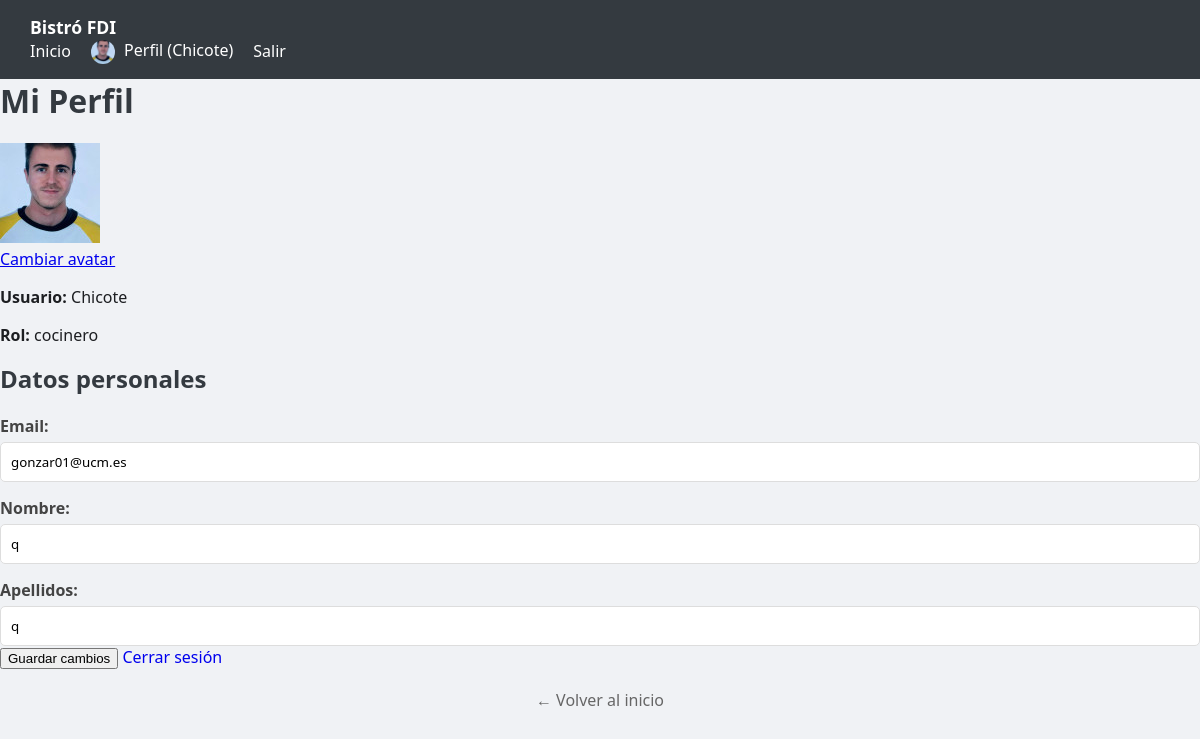
Screenshot of /perfil.php (signed in) with the database file from the repository.
### tables this page shows
CREATE TABLE `usuarios` (
  `id` int(11) NOT NULL,
  `nombre_usuario` varchar(50) NOT NULL,
  `email` varchar(100) NOT NULL,
  `nombre` varchar(50) NOT NULL,
  `apellidos` varchar(100) NOT NULL,
  `password_hash` varchar(255) NOT NULL,
  `rol` enum('cliente','camarero','cocinero','gerente') NOT NULL DEFAULT 'cliente',
  `avatar` varchar(255) DEFAULT 'img/avatares/default.jpg',
  `fecha_alta` datetime NOT NULL DEFAULT current_timestamp()
);

### includes/funcionesUsuarios.php (called while the page is built, shortened)
<?php
function obtenerUsuarioPorId(int $id): ?array {
    $conn = obtenerConexionBD();
    $sql = "SELECT * FROM usuarios WHERE id = ?";
    $stmt = $conn->prepare($sql);
    $stmt->bind_param("i", $id);
    $stmt->execute();
    $res = $stmt->get_result();
    $usuario = $res->fetch_assoc();
    return $usuario ?: null;
}

### perfil.php (the view, shortened to what this page needs)
<?php
require_once __DIR__ . '/includes/funcionesUsuarios.php';
?>
<!DOCTYPE html>
<html lang="es">
<head>
    <link rel="stylesheet" href="css/estilos.css">
</head>
<body class="body-gestion">
    <?php include __DIR__ . '/includes/nav.php'; ?>
    <main class="main-content">
        <header class="header-gestion">
            <h1>Mi Perfil</h1>
        </header>
        <section class="contenedor-tabla-profesional">
            <div class="perfil-layout">
                <div class="perfil-sidebar">
                    <div class="perfil-avatar-container">
                        <div class="avatar-wrapper">
                            <img src="<?php echo htmlspecialchars($usuario['avatar']); ?>" alt="Avatar">
                        </div>
                        <a href="cambiarAvatar.php" class="btn-cambiar-avatar">
                            Cambiar avatar
                        </a>
                    </div>
                    <div class="info-usuario-fija">
                        <p><strong>Usuario:</strong> <?php echo htmlspecialchars($usuario['nombre_usuario']); ?></p>
                        <p><strong>Rol:</strong> <span class="tag-rol"><?php echo htmlspecialchars($usuario['rol']); ?></span></p>
                    </div>
                </div>
                <div class="perfil-main">
                    <h2>Datos personales</h2>
                    <form method="post" action="perfil.php" class="form-profesional">
                        <div class="campo">
                            <label>Email:</label>
                            <input type="email" name="email" value="<?php echo htmlspecialchars($usuario['email']); ?>" required>
                        </div>
                        <div class="campo">
                            <label>Nombre:</label>
                            <input type="text" name="nombre" value="<?php echo htmlspecialchars($usuario['nombre']); ?>" required>
                        </div>
                        <div class="campo">
                            <label>Apellidos:</label>
                            <input type="text" name="apellidos" value="<?php echo htmlspecialchars($usuario['apellidos']); ?>" required>
                        </div>
                        <div class="botones-form">
                            <button type="submit" class="btn-anadir">Guardar cambios</button>
                            <a href="logout.php" class="btn-borrar" style="text-decoration:none;">Cerrar sesión</a>
                        </div>
                    </form>
                </div>
            </div>
            <div style="margin-top: 20px; text-align: center;">
                <a href="index.php" style="color: #666; text-decoration: none;">← Volver al inicio</a>
            </div>
        </section>
    </main>
</body>
</html>

### includes/nav.php (shortened to what this page needs)
<?php
$base = "/bistroFDI/";
$estaLogueado = isset($_SESSION['id_usuario']);
$avatar = 'img/avatares/default.png';
if ($estaLogueado && function_exists('obtenerUsuarioPorId')) {
    $usuario = obtenerUsuarioPorId($_SESSION['id_usuario']);
    if ($usuario && !empty($usuario['avatar'])) {
        $avatar = $usuario['avatar'];
    }
}
$rutaFinalAvatar = (strpos($avatar, 'http') === 0) ? $avatar : $base . $avatar;
?>
<nav class="navegacion-principal">
    <div class="nav-contenedor">
        <a href="<?= $base ?>index.php" class="nav-logo">Bistró FDI</a>
        <ul class="nav-links">
            <li><a href="<?= $base ?>index.php">Inicio</a></li>
            <?php if ($estaLogueado): ?>
                <li>
                    <a href="<?= $base ?>perfil.php">
                        <img src="<?= htmlspecialchars($rutaFinalAvatar) ?>" alt="Avatar"
                             style="width: 24px; height: 24px; border-radius: 50%; vertical-align: middle; margin-right: 5px; object-fit: cover;">
                        Perfil (<?= htmlspecialchars($_SESSION['nombre_usuario'] ?? 'Usuario') ?>)
                    </a>
                </li>
                <li><a href="<?= $base ?>logout.php">Salir</a></li>
            <?php else: ?>
                <li><a href="<?= $base ?>login.php">Login</a></li>
                <li><a href="<?= $base ?>registro.php">Registrarse</a></li>
            <?php endif; ?>
        </ul>
    </div>
</nav>

### css/estilos.css (style rules this page uses)
body { font-family: 'Segoe UI', Tahoma, Geneva, Verdana, sans-serif; margin: 0; background: #f0f2f5; color: #1c1e21; }
h1, h2 { color: #343a40; margin-top: 0; }
nav { background: #343a40; padding: 15px 30px; display: flex; justify-content: space-between; align-items: center; }
nav a { color: white; text-decoration: none; font-weight: bold; font-size: 1.1em; }
nav ul { list-style: none; display: flex; gap: 20px; margin: 0; padding: 0; align-items: center; }
nav ul li a { font-weight: normal; font-size: 1em; transition: 0.2s; }
label { display: block; margin-top: 15px; margin-bottom: 5px; font-weight: bold; color: #444; }
input, select, textarea { width: 100%; padding: 10px; border: 1px solid #ddd; border-radius: 5px; box-sizing: border-box; font-family: inherit; }

### rows the page displays
usuarios: avatar (picture), nombre_usuario "Chicote", rol "cocinero", email "gonzar01@ucm.es", nombre "q", apellidos "q"

### other values shown
$_SESSION['nombre_usuario'] "Chicote"
